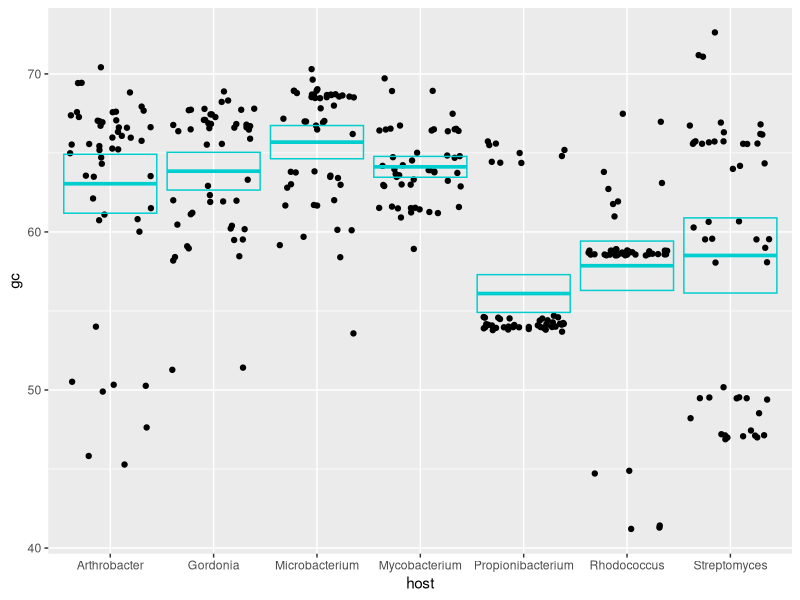
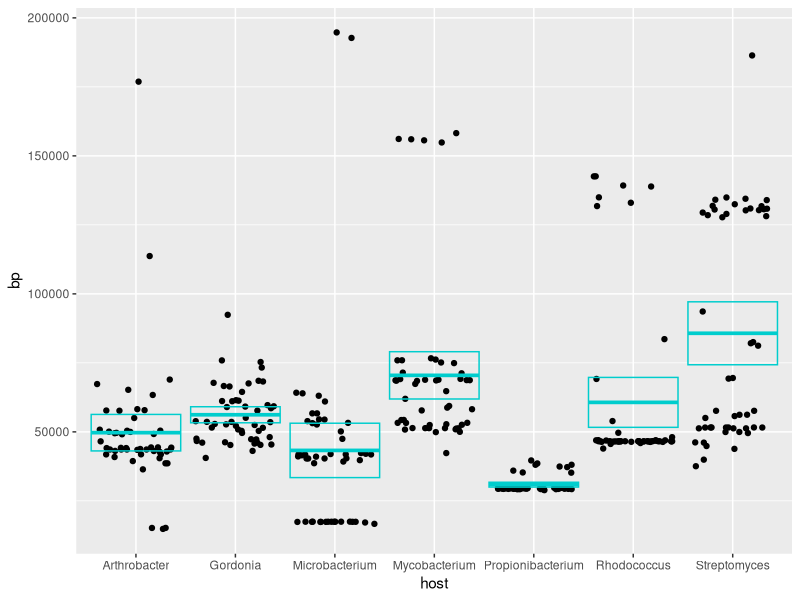

The R script that drew these images, in order:
## ---- chunk 1
knitr::opts_chunk$set(echo = FALSE, message=FALSE, warning=FALSE)
## ---- chunk 2
library(tidyverse)

library(readxl)
## ---- chunk 3
phages <- read_excel("Phage_Data.xlsx") %>% 
  mutate(host = as.factor(host))
## ---- chunk 4
phages_sum_gc <-
  phages %>%
  group_by(host) %>%
  summarize(
    sampl_size = n(),
    mean_gc = mean(gc),
    str_dev = sd(gc),
    var = var(gc),
    sem = sd(gc) / sqrt(n()),
    ci_upper = mean_gc + 2 * sem,
    ci_lower = mean_gc - 2 * sem,
  )

phages_sum_bp <-
  phages %>%
  group_by(host) %>%
  summarize(
    sampl_size = n(),
    mean_bp = mean(bp),
    str_dev = sd(bp),
    var = var(bp),
    sem = sd(bp) / sqrt(n()),
    ci_upper = mean_bp + 2 * sem,
    ci_lower = mean_bp - 2 * sem,
  )
## ---- chunk 5
ggplot(data = phages) +
  geom_jitter(mapping = aes(x = host, y = gc)) +
  geom_crossbar(
    data = phages_sum_gc,
    mapping = aes(x = host, y = mean_gc, ymax = ci_upper, ymin = ci_lower),
    color = "cyan3"
  )
## ---- chunk 6
ggplot(data = phages) +
  geom_jitter(mapping = aes(x = host, y = bp)) +
  geom_crossbar(
    data = phages_sum_bp,
    mapping = aes(x = host, y = mean_bp, ymax = ci_upper, ymin = ci_lower),
    color = "cyan3"
  )
